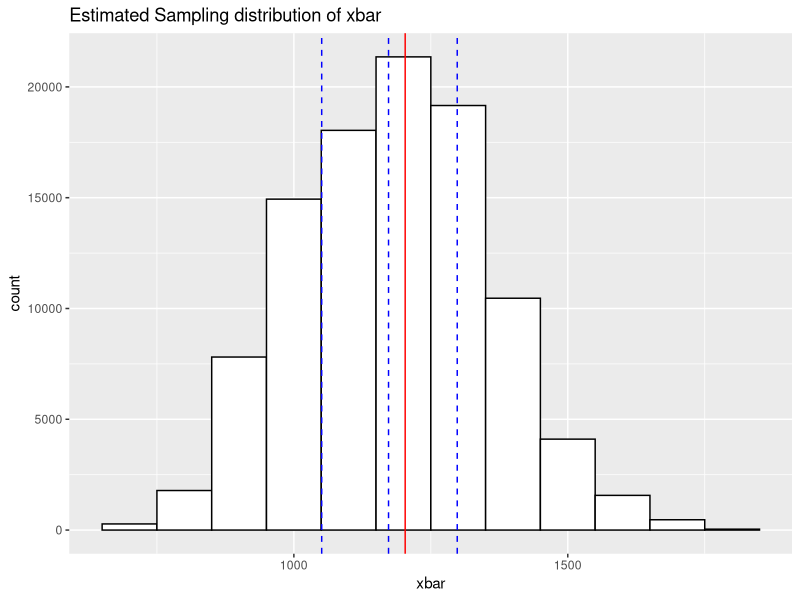

R code for this plot:
#Bootstrapped estimates

DF <- data.frame(YEAR = c(seq(2015,2022)),
                 CPD = c(1394.83, 1741.26,1718.70,1874.08,675.41,887.20,1815.77,826.14), 
                 WGTS = c(259, 357,706,1005,1817,1442,695, 1221)
                 )
library(boot)

#https://bookdown.org/dereksonderegger/570/3-confidence-intervals-via-bootstrapping.html
mean.function <- function(x, index) {
  d <- x[index]     # This first line will go in ever bootstrap function you make.
  return(mean(d))  
}

BootDist <- 
  boot(data = DF$CPD, weights = DF$WGTS,
       statistic = mean.function, R=100000)

library(ggplot2)
BootDist.graph <- data.frame(xbar=BootDist$t)
ggplot(BootDist.graph, aes(x=xbar) ) +
  geom_histogram(binwidth = 100, color="black", fill = "white") + 
  geom_vline(xintercept = 1203.18, col = "red") +
  geom_vline(xintercept = 
               quantile(BootDist$t, 
                        probs=c(.25, .5, .75)) , 
                        col = "blue",
                        lty = 2) +
  ggtitle('Estimated Sampling distribution of xbar' )

quantile(BootDist$t, 
         probs=c(.25, .5, .75))